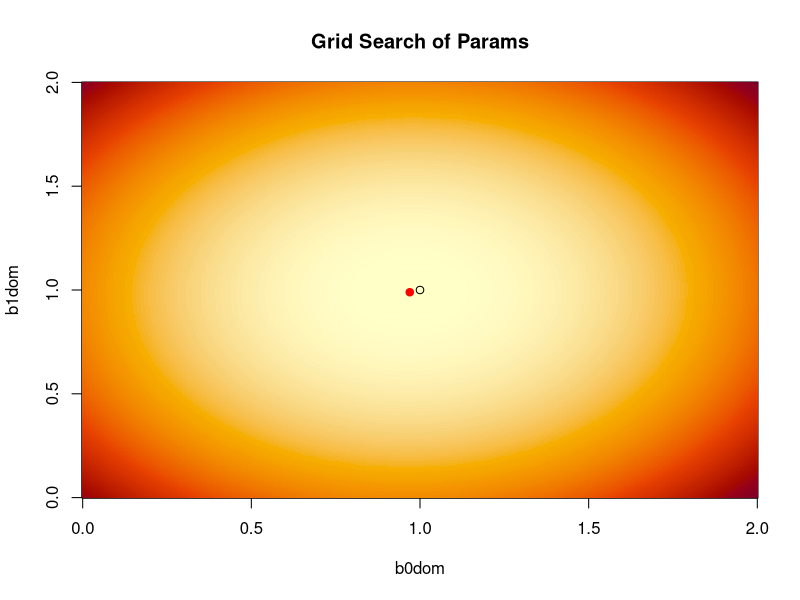

Recreate this plot in R.


###

### THESE ARE DATA ESTIMATES, EMPIRIC ESTIMATES OF MSE

options(stringsAsFactors=FALSE, width=350)

xbool.savePlots <- TRUE


N <- 1000



########################## mux 0

mux <- 0
sigx2 <- 1

sige2 <- 1


b0 <- 1
b1 <- 1



x <- rnorm(N, mux, sqrt(sigx2))

f.true <- b0 + b1 * x

errs <- rnorm(N, 0, sqrt(sige2))

y <- f.true + errs




b0dom <- seq(b0 - 1, b0 + 1, length=500)

b1dom <- seq(b1 - 1, b1 + 1, length=500)

mx.rmse <- matrix(NA, length(b0dom), length(b1dom))



for(iig in 1:length(b0dom)) {
    
    
    for(jjg in 1:length(b1dom)) {
        
        
        yhatg <- b0dom[ iig ] + b1dom[ jjg ] * x
        
        this.rmse <- sqrt( mean( ( y - yhatg )^2 ) )
        
        mx.rmse[ iig, jjg ] <- this.rmse
        
    }
    
}


if(xbool.savePlots) { png("~/Desktop/gridSearch01.png", width=1000, height=1000, pointsize=24) }

image( x=b0dom, y=b1dom, mx.rmse, col = hcl.colors(100, "YlOrRd", rev = TRUE), main="Grid Search of Params" )

points(b0, b1)

bhat1LS <- sum( (x - mean(x)) * (y - mean(y)) ) / sum( (x - mean(x))^2 ) ; bhat1LS
bhat0LS <-  mean(y) - bhat1LS * mean(x) ; bhat0LS

points(bhat0LS, bhat1LS, pch=19, col="#FF0000")

if(xbool.savePlots) { dev.off() }

